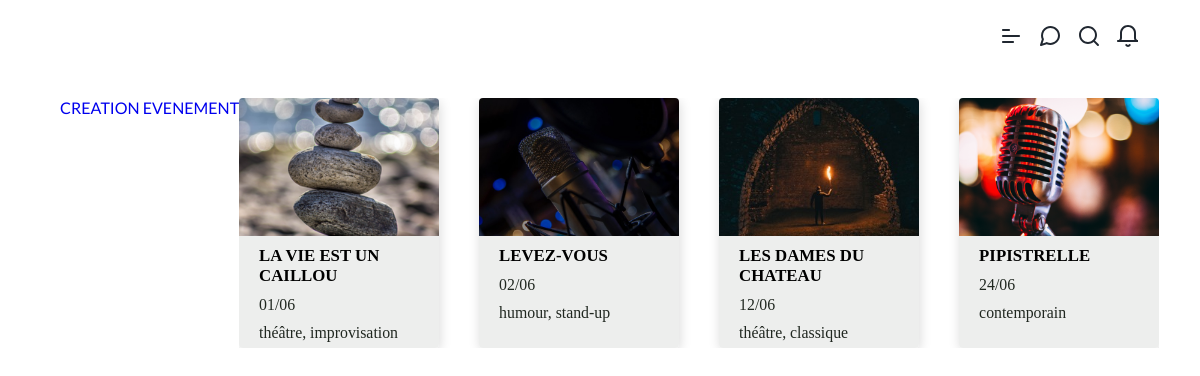
The page / on the database its author committed.
### tables this page shows
CREATE TABLE `evenements` (
  `event_titre` text NOT NULL,
  `event_type` int(11) NOT NULL,
  `event_date` date NOT NULL,
  `event_heure` text NOT NULL,
  `event_lieu` text NOT NULL,
  `event_organisateur` text NOT NULL,
  `event_public` int(11) NOT NULL,
  `event_tags` text NOT NULL,
  `event_prix` float NOT NULL,
  `event_description` text NOT NULL,
  `event_image` text NOT NULL
);

### functions.php (called while the page is built, shortened)
<?php
function title($t){
    $output = str_replace('+', ' ', $t);
    return $output ;
}
function tagscard($tags){
    $output = str_replace('&', ', ', $tags);
    return $output;
}
function datecard($d){
    $dater = explode ('-', $d, 3);
    return $dater[2].'/'.$dater[1];
}
?>

### ev_cards.php (the view)
<?php
$ev = mysqli_query($connect, "SELECT * FROM `evenements`");
if( mysqli_num_rows($ev) > 0){
    while( $data = mysqli_fetch_array($ev)){
        echo'
            <article>
                <a href="pages/fiche_event.php?title_event='.lien($data['event_titre']).'"></a>
                    <img src="'.$data['event_image'].'" class="frontImg" alt="image of '.$data['event_titre'].'">
                <div class="infos">
                    <h4>'.title($data['event_titre']).'</h4>
                    <p>'.datecard($data['event_date']).'</p>
                    <p>'.tagscard($data['event_tags']).'</p>
                    <p>'.$data['event_prix'].' €</p>
                </div>
            </article>
        ';
    }
}
?>

### entete.php (shortened to what this page needs)
<?php
echo'
    <!DOCTYPE html>
    <html lang="fr">
    <head>
    <meta charset="utf-8">
    <meta name="viewport" content="width=device-width, initial-scale=1.0">
    <link rel="stylesheet" href="css/base.css">
    <link rel="stylesheet" href="css/settings.css">
    <link rel="stylesheet" href="css/structure.css">
    <link rel="stylesheet" href="css/creationEvent.css">
    <link rel="stylesheet" href="css/cards.css">
    <script
    src="https://code.jquery.com/jquery-3.4.0.min.js"
></script>
    <script src="https://cdnjs.cloudflare.com/ajax/libs/p5.js/0.8.0/p5.min.js"></script>
    <title>Kult !</title>
    <style> body {padding: 0; margin: 0;} </style>
    </head>
    <body>
';
?>

### index.php (shortened to what this page needs)
<?php
include("database.php");
include('functions.php');
include('entete.php');
echo '<div class="maingrid">
            <div class="header">
            <a href="" class="menu svg"></a>
            <a href="" class="chat svg"></a>
            <a href="" class="search svg"></a>
            <a href="" class="notifs svg"></a>
            </div>
';
echo' <a href="createEvent.php">CREATION EVENEMENT</a>';
echo '<section class="events">';
include("ev_cards.php") ;
echo '</section>';
echo '</div>';
echo '
    </body>
    </html>
';
?>

### css/base.css (style rules this page uses)
*, *:after, *:before { box-sizing: inherit; }
.svg { width:24px; height:24px; }
a { text-decoration: none; font-family:'Lato' }
p { color:var(--blak); }
div { border-radius:2px; }

### css/settings.css (style rules this page uses)
html { --whit :#EDEEED; --blak: #202720; --raid: #B20A0A; --gris: #353535; }

### css/structure.css (style rules this page uses)
.maingrid { display:grid; justify-items:left; grid-template-rows: 24px repeat(4,auto); grid-row-gap: 50px; margin: 3vh 5vw; }
.maingrid .header { grid-column:1 / 3; grid-row:1; justify-self:start; height:24px; width:100%; display:flex; justify-content:flex-end; align-content:baseline; }
.maingrid .header a { height:24px; width:24px; margin-left:15px; }
.menu { margin-left:0; justify-self:flex-start; background-image:url('../assets/icons/menu.svg') }
.chat { background-image:url('../assets/icons/message-circle.svg') }
.search { background-image:url('../assets/icons/search.svg') }
.notifs { background-image:url('../assets/icons/bell.svg') }

### css/cards.css (style rules this page uses)
.events { display:grid; grid-auto-columns:200px; grid-template-rows:250px; grid-column-gap: 40px; grid-auto-flow:column; overflow-x:scroll; scrollbar-width: none; -webkit-srollbar:none; }
.events article { position:relative; display:grid; grid-template-rows:55% 45%; box-shadow: 1px 3px 12px rgba(0,0,0,0.15); border-radius: 4px; }
.events > article > * { z-index:5; }
.frontImg { position:relative; object-fit:cover; overflow:hidden; width:100%; height:100%; border-radius: 4px 4px 0 0; }
.events > article > .infos { background-color: var(--whit); padding: 10px 20px; border-radius: 0 0 4px 4px; }
.events .infos > h4 { font-weight:800; font-size:1.05em; text-transform:uppercase; margin:0 0 10px 0; }
.events .infos > p { font-weight:500; font-size:0.99em; margin:0 0 10px 0; }

### entete.php (style rules this page uses)
body { padding: 0; margin: 0; }

### rows shown on the page
evenements: event_image (picture), event_titre "LA VIE EST UN CAILLOU", event_date "01/06", event_tags "théâtre, improvisation"
evenements: event_image (picture), event_titre "LEVEZ-VOUS", event_date "02/06", event_tags "humour, stand-up"
evenements: event_image (picture), event_titre "LES DAMES DU CHATEAU", event_date "12/06", event_tags "théâtre, classique"
evenements: event_image (placeholder picture), event_titre "PIPISTRELLE", event_date "24/06", event_tags "contemporain"
